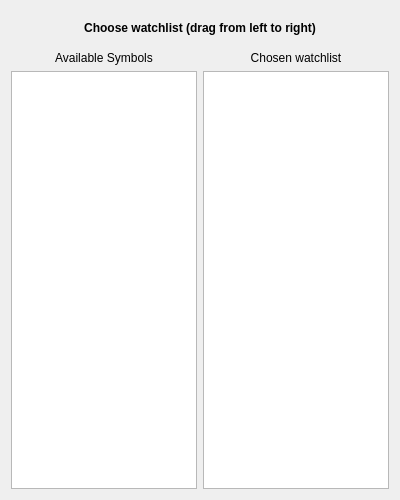
<?xml version="1.0" encoding="UTF-8"?>
<ui version="4.0">
 <class>SelectWatchlistWidget</class>
 <widget class="QWidget" name="SelectWatchlistWidget">
  <property name="geometry">
   <rect>
    <x>0</x>
    <y>0</y>
    <width>400</width>
    <height>500</height>
   </rect>
  </property>
  <property name="sizePolicy">
   <sizepolicy hsizetype="Expanding" vsizetype="Expanding">
    <horstretch>0</horstretch>
    <verstretch>0</verstretch>
   </sizepolicy>
  </property>
  <property name="acceptDrops">
   <bool>true</bool>
  </property>
  <property name="windowTitle">
   <string>Form</string>
  </property>
  <layout class="QVBoxLayout" name="verticalLayout" stretch="0,0,1">
   <item>
    <widget class="QLabel" name="label">
     <property name="styleSheet">
      <string notr="true">QLabel {
	font-weight: bold;
	margin-top: 10;
	margin-bottom: 10;
}</string>
     </property>
     <property name="text">
      <string>Choose watchlist (drag from left to right)</string>
     </property>
     <property name="alignment">
      <set>Qt::AlignCenter</set>
     </property>
    </widget>
   </item>
   <item>
    <layout class="QHBoxLayout" name="horizontalLayout_2">
     <item>
      <widget class="QLabel" name="label_2">
       <property name="text">
        <string>Available Symbols</string>
       </property>
       <property name="alignment">
        <set>Qt::AlignCenter</set>
       </property>
      </widget>
     </item>
     <item>
      <widget class="QLabel" name="label_3">
       <property name="text">
        <string>Chosen watchlist</string>
       </property>
       <property name="alignment">
        <set>Qt::AlignCenter</set>
       </property>
      </widget>
     </item>
    </layout>
   </item>
   <item>
    <layout class="QHBoxLayout" name="horizontalLayout">
     <item>
      <widget class="QListWidget" name="availableSymbolsListWidget">
       <property name="dragEnabled">
        <bool>true</bool>
       </property>
       <property name="dragDropMode">
        <enum>QAbstractItemView::DragDrop</enum>
       </property>
       <property name="defaultDropAction">
        <enum>Qt::MoveAction</enum>
       </property>
       <property name="selectionMode">
        <enum>QAbstractItemView::ExtendedSelection</enum>
       </property>
      </widget>
     </item>
     <item>
      <widget class="QListWidget" name="chosenSymbolsListWidget">
       <property name="dragEnabled">
        <bool>true</bool>
       </property>
       <property name="dragDropMode">
        <enum>QAbstractItemView::DragDrop</enum>
       </property>
       <property name="defaultDropAction">
        <enum>Qt::MoveAction</enum>
       </property>
       <property name="selectionMode">
        <enum>QAbstractItemView::ExtendedSelection</enum>
       </property>
      </widget>
     </item>
    </layout>
   </item>
  </layout>
 </widget>
 <resources/>
 <connections/>
</ui>
